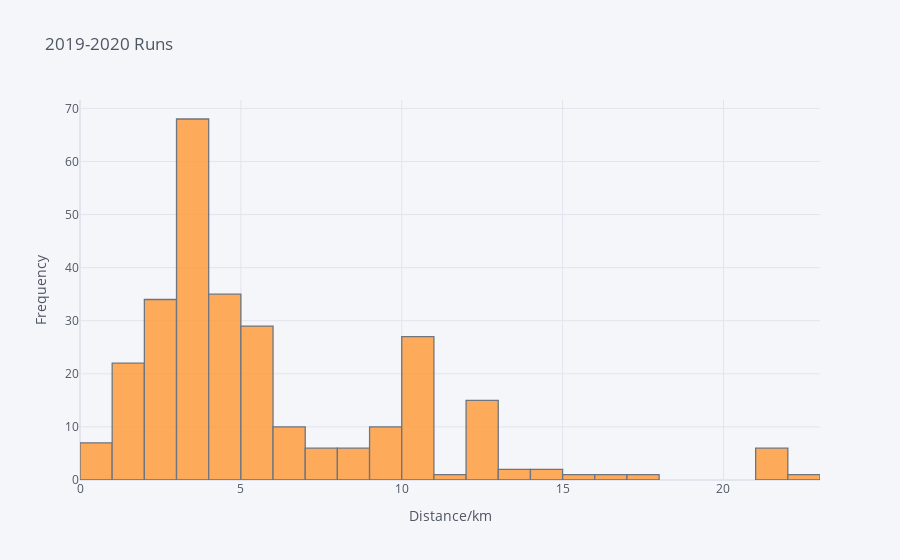

The code cell stored with this chart in its notebook:
### Code cell
plt.style.use('ggplot')
df['distance'].iplot(kind='hist', bins=25, theme='pearl', title='2019-2020 Runs', xTitle="Distance/km", yTitle="Frequency")

### Figure 1 — Plotly figure (JSON) as saved in the notebook; plotly's stock layout.template omitted (floating-point values rounded to 4 significant figures; data arrays with more than 128 entries replaced by an {"elided": "..."} marker saying what was removed)
{"data": [{"histfunc": "count", "histnorm": "", "marker": {"color": "rgba(255, 153, 51, 1.0)", "line": {"color": "#4D5663", "width": 1.3}}, "name": "distance", "nbinsx": 25, "opacity": 0.8, "orientation": "v", "type": "histogram", "x": {"elided": "284 float values"}}], "layout": {"barmode": "overlay", "legend": {"bgcolor": "#F5F6F9", "font": {"color": "#4D5663"}}, "paper_bgcolor": "#F5F6F9", "plot_bgcolor": "#F5F6F9", "title": {"font": {"color": "#4D5663"}, "text": "2019-2020 Runs"}, "xaxis": {"gridcolor": "#E1E5ED", "showgrid": true, "tickfont": {"color": "#4D5663"}, "title": {"font": {"color": "#4D5663"}, "text": "Distance/km"}, "zerolinecolor": "#E1E5ED"}, "yaxis": {"gridcolor": "#E1E5ED", "showgrid": true, "tickfont": {"color": "#4D5663"}, "title": {"font": {"color": "#4D5663"}, "text": "Frequency"}, "zerolinecolor": "#E1E5ED"}}}
